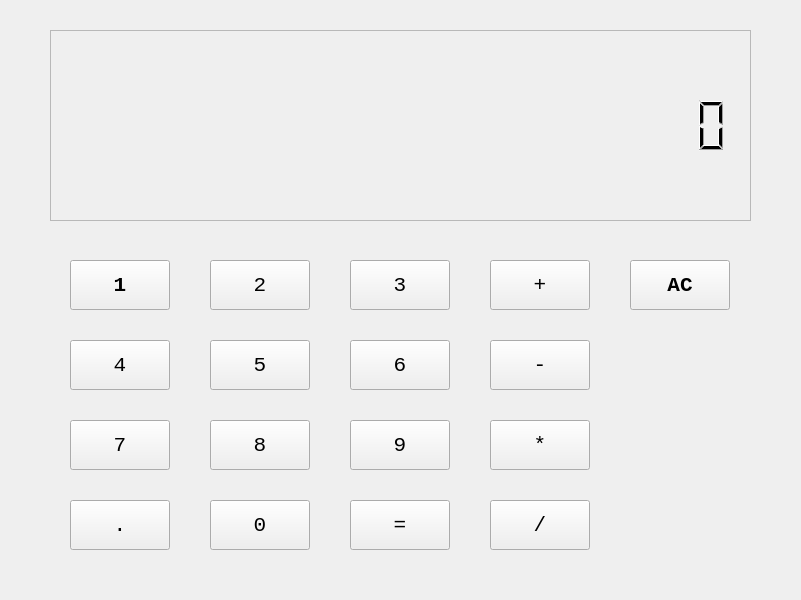
<?xml version="1.0" encoding="UTF-8"?>
<ui version="4.0">
 <class>MainWindow</class>
 <widget class="QMainWindow" name="MainWindow">
  <property name="geometry">
   <rect>
    <x>0</x>
    <y>0</y>
    <width>801</width>
    <height>600</height>
   </rect>
  </property>
  <property name="font">
   <font>
    <family>Consolas</family>
    <pointsize>16</pointsize>
   </font>
  </property>
  <property name="windowTitle">
   <string>MainWindow</string>
  </property>
  <widget class="QWidget" name="centralwidget">
   <widget class="QLCDNumber" name="lcd">
    <property name="geometry">
     <rect>
      <x>50</x>
      <y>30</y>
      <width>701</width>
      <height>191</height>
     </rect>
    </property>
    <property name="font">
     <font>
      <weight>50</weight>
      <bold>false</bold>
     </font>
    </property>
    <property name="styleSheet">
     <string notr="true"/>
    </property>
    <property name="frameShape">
     <enum>QFrame::StyledPanel</enum>
    </property>
    <property name="smallDecimalPoint">
     <bool>true</bool>
    </property>
    <property name="digitCount">
     <number>20</number>
    </property>
   </widget>
   <widget class="QPushButton" name="pushButton_1">
    <property name="geometry">
     <rect>
      <x>70</x>
      <y>260</y>
      <width>100</width>
      <height>50</height>
     </rect>
    </property>
    <property name="font">
     <font>
      <family>Consolas</family>
      <pointsize>16</pointsize>
      <weight>75</weight>
      <bold>true</bold>
     </font>
    </property>
    <property name="text">
     <string>1</string>
    </property>
   </widget>
   <widget class="QPushButton" name="pushButton_2">
    <property name="geometry">
     <rect>
      <x>210</x>
      <y>260</y>
      <width>100</width>
      <height>50</height>
     </rect>
    </property>
    <property name="text">
     <string>2</string>
    </property>
   </widget>
   <widget class="QPushButton" name="pushButton_3">
    <property name="geometry">
     <rect>
      <x>350</x>
      <y>260</y>
      <width>100</width>
      <height>50</height>
     </rect>
    </property>
    <property name="text">
     <string>3</string>
    </property>
   </widget>
   <widget class="QPushButton" name="pushButton_plus">
    <property name="geometry">
     <rect>
      <x>490</x>
      <y>260</y>
      <width>100</width>
      <height>50</height>
     </rect>
    </property>
    <property name="text">
     <string>+</string>
    </property>
   </widget>
   <widget class="QPushButton" name="pushButton_4">
    <property name="geometry">
     <rect>
      <x>70</x>
      <y>340</y>
      <width>100</width>
      <height>50</height>
     </rect>
    </property>
    <property name="text">
     <string>4</string>
    </property>
   </widget>
   <widget class="QPushButton" name="pushButton_5">
    <property name="geometry">
     <rect>
      <x>210</x>
      <y>340</y>
      <width>100</width>
      <height>50</height>
     </rect>
    </property>
    <property name="text">
     <string>5</string>
    </property>
   </widget>
   <widget class="QPushButton" name="pushButton_6">
    <property name="geometry">
     <rect>
      <x>350</x>
      <y>340</y>
      <width>100</width>
      <height>50</height>
     </rect>
    </property>
    <property name="text">
     <string>6</string>
    </property>
   </widget>
   <widget class="QPushButton" name="pushButton_minus">
    <property name="geometry">
     <rect>
      <x>490</x>
      <y>340</y>
      <width>100</width>
      <height>50</height>
     </rect>
    </property>
    <property name="text">
     <string>-</string>
    </property>
   </widget>
   <widget class="QPushButton" name="pushButton_7">
    <property name="geometry">
     <rect>
      <x>70</x>
      <y>420</y>
      <width>100</width>
      <height>50</height>
     </rect>
    </property>
    <property name="text">
     <string>7</string>
    </property>
   </widget>
   <widget class="QPushButton" name="pushButton_8">
    <property name="geometry">
     <rect>
      <x>210</x>
      <y>420</y>
      <width>100</width>
      <height>50</height>
     </rect>
    </property>
    <property name="text">
     <string>8</string>
    </property>
   </widget>
   <widget class="QPushButton" name="pushButton_9">
    <property name="geometry">
     <rect>
      <x>350</x>
      <y>420</y>
      <width>100</width>
      <height>50</height>
     </rect>
    </property>
    <property name="text">
     <string>9</string>
    </property>
   </widget>
   <widget class="QPushButton" name="pushButton_multi">
    <property name="geometry">
     <rect>
      <x>490</x>
      <y>420</y>
      <width>100</width>
      <height>50</height>
     </rect>
    </property>
    <property name="text">
     <string>*</string>
    </property>
   </widget>
   <widget class="QPushButton" name="pushButton_dot">
    <property name="geometry">
     <rect>
      <x>70</x>
      <y>500</y>
      <width>100</width>
      <height>50</height>
     </rect>
    </property>
    <property name="text">
     <string>.</string>
    </property>
   </widget>
   <widget class="QPushButton" name="pushButton_0">
    <property name="geometry">
     <rect>
      <x>210</x>
      <y>500</y>
      <width>100</width>
      <height>50</height>
     </rect>
    </property>
    <property name="text">
     <string>0</string>
    </property>
   </widget>
   <widget class="QPushButton" name="pushButton_equal">
    <property name="geometry">
     <rect>
      <x>350</x>
      <y>500</y>
      <width>100</width>
      <height>50</height>
     </rect>
    </property>
    <property name="text">
     <string>=</string>
    </property>
   </widget>
   <widget class="QPushButton" name="pushButton_divide">
    <property name="geometry">
     <rect>
      <x>490</x>
      <y>500</y>
      <width>100</width>
      <height>50</height>
     </rect>
    </property>
    <property name="text">
     <string>/</string>
    </property>
   </widget>
   <widget class="QPushButton" name="pushButton_clear">
    <property name="geometry">
     <rect>
      <x>630</x>
      <y>260</y>
      <width>100</width>
      <height>50</height>
     </rect>
    </property>
    <property name="font">
     <font>
      <family>Consolas</family>
      <pointsize>16</pointsize>
      <weight>75</weight>
      <bold>true</bold>
     </font>
    </property>
    <property name="text">
     <string>AC</string>
    </property>
   </widget>
  </widget>
 </widget>
 <resources/>
 <connections/>
</ui>
